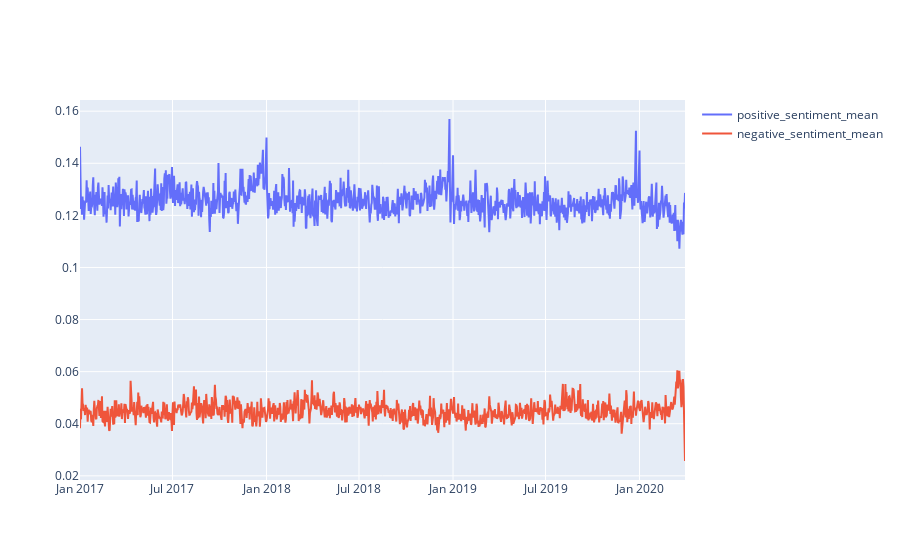

Notebook cell for this chart:
### Code cell
import plotly.graph_objects as go

# Create random data with numpy
import numpy as np

random_x = time_twitter["date"]
random_y1 = time_twitter["positive_sentiment_mean"]
random_y2 = time_twitter["negative_sentiment_mean"]

# Create traces
fig = go.Figure()

fig.add_trace(go.Scatter(x=random_x, y=random_y1,
                    mode='lines',
                    name='positive_sentiment_mean'))
fig.add_trace(go.Scatter(x=random_x, y=random_y2,
                    mode='lines', name='negative_sentiment_mean'))

fig.show()

### Figure 1 — Plotly figure (JSON) as saved in the notebook; plotly's stock layout.template omitted (floating-point values rounded to 4 significant figures; data arrays with more than 128 entries replaced by an {"elided": "..."} marker saying what was removed)
{"data": [{"mode": "lines", "name": "positive_sentiment_mean", "type": "scatter", "x": {"elided": "1185 str values"}, "y": {"elided": "1185 float values"}}, {"mode": "lines", "name": "negative_sentiment_mean", "type": "scatter", "x": {"elided": "1185 str values"}, "y": {"elided": "1185 float values"}}], "layout": {}}
